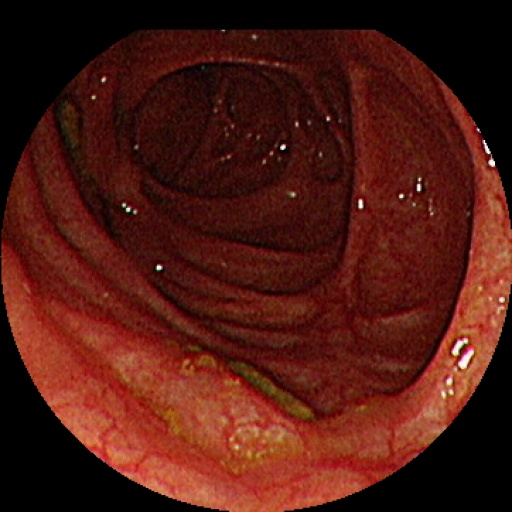
#> input picture data_sample/M0.jpg, 512 x 512 px, found by its file name
$ python verify_model.py
#> lines starting #> are read from the running program, lines starting #| are printed output that depends on the picture
### src/features.py

import numpy as np
import cv2

def first_order_features(gray_img):
    """
    Extracts first-order texture features from a grayscale image.
    Returns a list: [mean, variance, skewness, kurtosis, energy, entropy]
    """
    flat = gray_img.flatten()
    # Normalize to 0-255 integers if not already? assuming input is uint8 or similar range
    # The notebook code assumes flat is discrete values for bincount

    # Check if image needs casting
    if flat.dtype.kind == 'f':
        # If float, maybe map to 0-255? The notebook does this in main:
        # gray = (gray * 255).astype(np.uint8)
        # We assume input is already suitable for bincount (int)
        pass

    hist = np.bincount(flat, minlength=256) / len(flat)
    indices = np.arange(256)
    mean = np.sum(indices * hist)
    variance = np.sum((indices - mean)**2 * hist)

    if variance == 0:
        skewness = 0
        kurtosis = 0
    else:
        skewness = np.sum(((indices - mean) / np.sqrt(variance))**3 * hist)
        kurtosis = np.sum(((indices - mean) / np.sqrt(variance))**4 * hist) - 3

    energy = np.sum(hist**2)
    # Avoid log(0)
    entropy = -np.sum(hist * np.log2(hist + (hist == 0)))

    return [mean, variance, skewness, kurtosis, energy, entropy]

def calculate_glcm(gray_img, dx, dy, levels):
    """
    Computes the GLCM for a given direction (dx, dy).
    """
    glcm = np.zeros((levels, levels), dtype=np.float64)
    height, width = gray_img.shape

    # The notebook implementation of GLCM
    start_i = max(0, -dy)
    end_i = height - max(0, dy)
    start_j = max(0, -dx)
    end_j = width - max(0, dx)

    for i in range(start_i, end_i):
        for j in range(start_j, end_j):
            i2 = i + dy
            j2 = j + dx
            val1 = gray_img[i, j]
            val2 = gray_img[i2, j2]
            glcm[val1, val2] += 1

    glcm += glcm.T
    total = glcm.sum()
    if total > 0:
        glcm /= total
    return glcm

def glcm_features(glcm_avg, levels):
    """
    Extracts 14 GLCM features from the averaged GLCM matrix.
    """
    p = glcm_avg
    i, j = np.ogrid[0:levels, 0:levels]
    p_x = np.sum(p, axis=1)
    p_y = np.sum(p, axis=0)

    mu_x = np.sum(i[:, 0] * p_x)
    mu_y = np.sum(j[0, :] * p_y)

    sigma_x_sq = np.sum((i[:, 0] - mu_x)**2 * p_x)
    sigma_y_sq = np.sum((j[0, :] - mu_y)**2 * p_y)

    sigma_x = np.sqrt(sigma_x_sq)
    sigma_y = np.sqrt(sigma_y_sq)

    # 1. ASM
    asm = np.sum(p ** 2)

    # 2. Contrast
    contrast = np.sum(p * (i - j)**2)

    # 3. Correlation
    if sigma_x * sigma_y == 0:
        correlation = 1
    else:
        correlation = np.sum(p * (i - mu_x) * (j - mu_y)) / (sigma_x * sigma_y)

    # 4. Variance
    variance = np.sum(p * (i - mu_x)**2)

    # 5. IDM / Homogeneity
    idm = np.sum(p / (1 + (i - j)**2))

    # Helpers for sum/diff features
    max_sum = 2 * (levels - 1)
    p_xplusy = np.zeros(max_sum + 1)
    for ii in range(levels):
        for jj in range(levels):
            p_xplusy[ii + jj] += p[ii, jj]

    # 6. Sum Average
    sum_avg = np.sum(np.arange(max_sum + 1) * p_xplusy)

    # 7. Sum Variance
    sum_var = np.sum((np.arange(max_sum + 1) - sum_avg)**2 * p_xplusy)

    # 8. Sum Entropy
    sum_ent = -np.sum(p_xplusy * np.log2(p_xplusy + (p_xplusy == 0)))

    # 9. Entropy
    ent = -np.sum(p * np.log2(p + (p == 0)))

    # Helper for diff features
    max_diff = levels - 1
    p_xminusy = np.zeros(max_diff + 1)
    for ii in range(levels):
        for jj in range(levels):
            p_xminusy[abs(ii - jj)] += p[ii, jj]

    # 10. Difference Variance
    diff_mean = np.sum(np.arange(max_diff + 1) * p_xminusy)
    diff_var = np.sum(np.arange(max_diff + 1)**2 * p_xminusy) - diff_mean**2

    # 11. Difference Entropy
    diff_ent = -np.sum(p_xminusy * np.log2(p_xminusy + (p_xminusy == 0)))

    # 12. IMC1, 13. IMC2
    HX = -np.sum(p_x * np.log2(p_x + (p_x == 0)))
    HY = -np.sum(p_y * np.log2(p_y + (p_y == 0)))
    HXY = ent

    # Small epsilon to avoid log(0) in cross terms if needed, though + 1e-10 is used in notebook
    HXY1 = -np.sum(p * np.log2(p_x[:, np.newaxis] * p_y[np.newaxis, :] + 1e-10))
    HXY2 = -np.sum(p_x[:, np.newaxis] * p_y[np.newaxis, :] * np.log2(p_x[:, np.newaxis] * p_y[np.newaxis, :] + 1e-10))

    if max(HX, HY) == 0:
        imc1 = 0
    else:
        imc1 = (HXY - HXY1) / max(HX, HY)

    # Validating sqrt content for IMC2
    imc2_term = 1 - np.exp(-2 * (HXY2 - HXY))
    imc2 = np.sqrt(max(0, imc2_term))

    # 14. MCC
    # Construct Q matrix
    Q = np.zeros((levels, levels))
    # Handling division by zero if p_x is 0
    with np.errstate(divide='ignore', invalid='ignore'):
         for ii in range(levels):
            if p_x[ii] == 0:
                continue
            for jj in range(levels):
                Q[ii, jj] = np.dot(p[ii, :], p[jj, :] / (p_x + 1e-10)) / p_x[ii]

    eigs = np.linalg.eigvals(Q)
    # Sort eigenvalues
    sorted_eigs = np.sort(np.real(eigs))[::-1]

    mcc = np.sqrt(sorted_eigs[1]) if len(sorted_eigs) > 1 and sorted_eigs[1] >= 0 else 0

    return [asm, contrast, correlation, variance, idm, sum_avg, sum_var, sum_ent, ent, diff_var, diff_ent, imc1, imc2, mcc]


def _quantize_to_levels(gray_u8, levels):
    """Map uint8 [0..255] -> uint8 [0..levels-1]."""
    if levels <= 1:
        return np.zeros_like(gray_u8, dtype=np.uint8)
    # Use floor mapping for stable bins
    q = (gray_u8.astype(np.int32) * levels) // 256
    q = np.clip(q, 0, levels - 1).astype(np.uint8)
    return q

def _average_glcm_over_offsets(patch_q, offsets, levels):
    """Average symmetric GLCM over a list of (dx,dy) offsets."""
    glcms = []
    for dx, dy in offsets:
        glcms.append(calculate_glcm(patch_q, dx=dx, dy=dy, levels=levels))
    glcm_avg = np.mean(glcms, axis=0) if len(glcms) else np.zeros((levels, levels), dtype=np.float64)
    # Re-normalize
    s = glcm_avg.sum()
    if s > 0:
        glcm_avg = glcm_avg / s
    return glcm_avg

# [51 lines left out: function texture_feature_maps, not called in this run]

def extract_refined_features(gray_img, levels=32):
    """
    Extracts the 'Significant 5' texture features identified in research
    as highly correlated with Mayo Endoscopic Score (MES).

    Features: Contrast, Homogeneity, Entropy (First-order), Energy, ASM.
    Standardized GLCM: distances=[1], angles=[0, 45, 90, 135], levels=32.
    """
    # 1. First Order
    fo_vals = first_order_features(gray_img)
    fo_map = dict(zip(['Mean', 'Variance', 'Skewness', 'Kurtosis', 'Energy', 'Entropy'], fo_vals))

    # 2. GLCM
    gray_quant = _quantize_to_levels(gray_img, levels)
    # 0, 45, 90, 135 offsets at distance 1
    offsets = [(1, 0), (1, -1), (0, -1), (-1, -1)]
    glcm_avg = _average_glcm_over_offsets(gray_quant, offsets, levels)
    gl_vals = glcm_features(glcm_avg, levels)
    gl_map = dict(zip(['ASM', 'Contrast', 'Correlation', 'Variance_GLCM', 'Homogeneity',
                      'Sum_Average', 'Sum_Variance', 'Sum_Entropy', 'Entropy_GLCM',
                      'Difference_Variance', 'Difference_Entropy', 'IMC1', 'IMC2', 'MCC'], gl_vals))

    # Consolidate into Refined Set
    refined = {
        "Contrast": gl_map["Contrast"],
        "Homogeneity": gl_map["Homogeneity"],
        "Entropy": fo_map["Entropy"],
        "Energy": fo_map["Energy"],
        "ASM": gl_map["ASM"],
        "Correlation": gl_map["Correlation"],
        "Entropy_GLCM": gl_map["Entropy_GLCM"]  # Highly monotonic predictor for MES stages
    }

    return refined

# [24 lines left out: function extract_all_features, not called in this run]

# --- Heatmap Generation ---
from skimage.filters.rank import entropy
from skimage.morphology import disk
from scipy.ndimage import generic_filter


# [51 lines left out: function generate_texture_heatmap, not called in this run]

### src/analytics.py

import pandas as pd
import numpy as np

# [50 lines left out: functions smooth_video_features, calculate_transition_thresholds, not called in this run]

def calculate_mes_probability(feats, baselines):
    """
    Calculates a probability score (0.0 - 1.0) representing the likelihood of
    active inflammation (MES 1-3) based on distance from known baselines.

    Uses weighted contribution from the most reliable monotonic predictors.
    """
    m0 = baselines.get("M0 (Normal)", {})
    m3 = baselines.get("M3 (Severe)", {})

    if not m0 or not m3:
        return 0.5 # Default fallback

    # Weights for predictors (based on benchmark monotonicity)
    weights = {
        "Entropy": 0.35,
        "Entropy_GLCM": 0.35,
        "Contrast": 0.20,
        "Homogeneity": 0.10
    }

    total_score = 0.0
    total_weight = 0.0

    for feat, weight in weights.items():
        if feat in feats and feat in m0 and feat in m3:
            val = feats[feat]
            low = m0[feat]
            high = m3[feat]

            # Normalize feature value to 0-1 based on baseline range
            # Note: Homogeneity decreases, so we invert it
            if feat == "Homogeneity":
                # high (M3) is lower than low (M0)
                norm_val = (low - val) / (low - high + 1e-5)
            else:
                norm_val = (val - low) / (high - low + 1e-5)

            # Clamp and accumulate
            norm_val = max(0.0, min(1.0, norm_val))
            total_score += norm_val * weight
            total_weight += weight

    if total_weight == 0:
        return 0.0

    return total_score / total_weight

# [67 lines left out: functions classify_mes_level, detect_change_points, not called in this run]

### scripts/verify_model.py

import cv2
import sys
import os
import pandas as pd

# Add src to path
sys.path.append(os.path.abspath("src"))
from features import extract_refined_features
from analytics import calculate_mes_probability

MAYO_BASELINES = {
    "M0 (Normal)": {
        "Contrast": 1.15, "Homogeneity": 0.79, "Entropy": 6.11,
        "Energy": 0.047, "ASM": 0.073, "Correlation": 0.97,
        "Entropy_GLCM": 5.08
    },
    "M3 (Severe)": {
        "Contrast": 2.10, "Homogeneity": 0.73, "Entropy": 6.51,
        "Energy": 0.038, "ASM": 0.055, "Correlation": 0.96,
        "Entropy_GLCM": 5.79
    }
}

def main():
    samples = ["M0.jpg", "M1.jpg", "M2.jpg", "M3.jpg"]
    data_dir = "data_sample"

    print("Verification of Probability Model:")
    print("-" * 40)
    for sample in samples:
        path = os.path.join(data_dir, sample)
        img = cv2.imread(path)
#> img is the input picture: shape (512, 512, 3); mean B, G, R 17.4, 25.8, 79
        if img is None: continue

        gray = cv2.cvtColor(img, cv2.COLOR_BGR2GRAY)
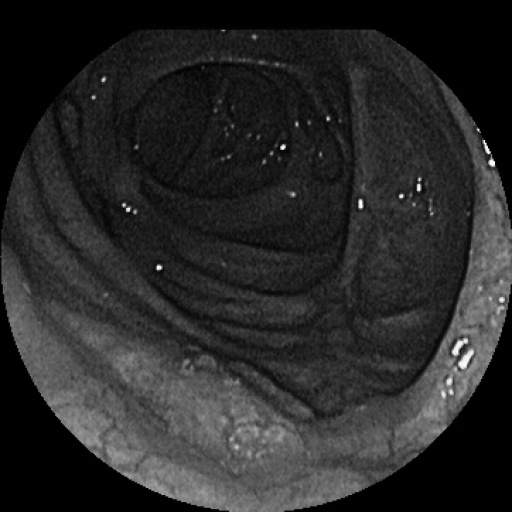
#> gray: shape (512, 512); min 0, max 254, mean 40.8
        feats = extract_refined_features(gray)
#> in first_order_features, `hist = np.bincount(flat, minlength=256) / len(flat)`: hist = 256 values, max 0.198 at index 0, min 0 at index 255, mean 0.00391
#> in first_order_features, `mean = np.sum(indices * hist)`: mean = 40.77
#> in first_order_features, `variance = np.sum((indices - mean)**2 * hist)`: variance = 1314.7
#> in first_order_features, `skewness = np.sum(((indices - mean) / np.sqrt(variance))**3 * hist)`: skewness = 1
#> in first_order_features, `kurtosis = np.sum(((indices - mean) / np.sqrt(variance))**4 * hist) - 3`: kurtosis = 0.928
#> in first_order_features, `energy = np.sum(hist**2)`: energy = 0.0472
#> in first_order_features, `entropy = -np.sum(hist * np.log2(hist + (hist == 0)))`: entropy = 6.11
#> in extract_refined_features, `fo_vals = first_order_features(gray_img)`: fo_vals = [40.77, 1314.7, 1, 0.928, 0.0472, 6.11]
#> in extract_refined_features, `fo_map = dict(zip(['Mean', 'Variance', 'Skewness', 'Kurtosis', 'Energy..`: fo_map = {'Mean': 40.77, 'Variance': 1314.7, 'Skewness': 1, 'Kurtosis': 0.928, 'Energy': 0.0472, 'Entropy': 6.11}
#> after the loop in _average_glcm_over_offsets, `for dx, dy in offsets:`: glcms = 4 items
#> in _average_glcm_over_offsets, `glcm_avg = np.mean(glcms, axis=0) if len(glcms) else np.zeros((levels,..`:
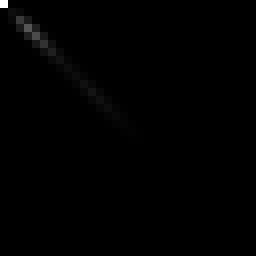
#> glcm_avg: shape (32, 32) float64 (shown 8 times larger); min 0, max 0.225, mean 0.000977; drawn with min black and max white
#> in _average_glcm_over_offsets, `s = glcm_avg.sum()`: s = 1
#> in glcm_features, `p_x = np.sum(p, axis=1)`: p_x = 32 values, max 0.228 at index 0, min 0.000138 at index 25, mean 0.0312
#> in glcm_features, `p_y = np.sum(p, axis=0)`: p_y has the same summary as p_x
#> in glcm_features, `mu_x = np.sum(i[:, 0] * p_x)`: mu_x = 4.76
#> in glcm_features, `sigma_x_sq = np.sum((i[:, 0] - mu_x)**2 * p_x)`: sigma_x_sq = 19.68
#> in glcm_features, `sigma_x = np.sqrt(sigma_x_sq)`: sigma_x = 4.44
#> in glcm_features, `asm = np.sum(p ** 2)`: asm = 0.0732
#> in glcm_features, `contrast = np.sum(p * (i - j)**2)`: contrast = 1.15
#> in glcm_features, `correlation = np.sum(p * (i - mu_x) * (j - mu_y)) / (sigma_x * sigma_y)`: correlation = 0.971
#> in glcm_features, `variance = np.sum(p * (i - mu_x)**2)`: variance = 19.68
#> in glcm_features, `idm = np.sum(p / (1 + (i - j)**2))`: idm = 0.792
#> after the loop in glcm_features, `for ii in range(levels):`: p_xplusy = 63 values, max 0.225 at index 0, min 2.77e-05 at index 62, mean 0.0159
#> in glcm_features, `sum_avg = np.sum(np.arange(max_sum + 1) * p_xplusy)`: sum_avg = 9.53
#> in glcm_features, `sum_var = np.sum((np.arange(max_sum + 1) - sum_avg)**2 * p_xplusy)`: sum_var = 77.55
#> in glcm_features, `sum_ent = -np.sum(p_xplusy * np.log2(p_xplusy + (p_xplusy == 0)))`: sum_ent = 4.38
#> in glcm_features, `ent = -np.sum(p * np.log2(p + (p == 0)))`: ent = 5.08
#> after the loop in glcm_features, `for ii in range(levels):`: p_xminusy = 32 values, max 0.624 at index 0, min 1.91e-06 at index 30, mean 0.0313
#> in glcm_features, `diff_mean = np.sum(np.arange(max_diff + 1) * p_xminusy)`: diff_mean = 0.491
#> in glcm_features, `diff_var = np.sum(np.arange(max_diff + 1)**2 * p_xminusy) - diff_mean**2`: diff_var = 0.907
#> in glcm_features, `diff_ent = -np.sum(p_xminusy * np.log2(p_xminusy + (p_xminusy == 0)))`: diff_ent = 1.29
#> in glcm_features, `HX = -np.sum(p_x * np.log2(p_x + (p_x == 0)))`: HX = 3.63
#> in glcm_features, `HXY = ent`: HXY = 5.08
#> in glcm_features, `HXY1 = -np.sum(p * np.log2(p_x[:, np.newaxis] * p_y[np.newaxis, :] + 1..`: HXY1 = 7.26
#> in glcm_features, `imc1 = (HXY - HXY1) / max(HX, HY)`: imc1 = -0.599
#> in glcm_features, `imc2_term = 1 - np.exp(-2 * (HXY2 - HXY))`: imc2_term = 0.987
#> in glcm_features, `imc2 = np.sqrt(max(0, imc2_term))`: imc2 = 0.994
#> after the loop in glcm_features, `for ii in range(levels):`:
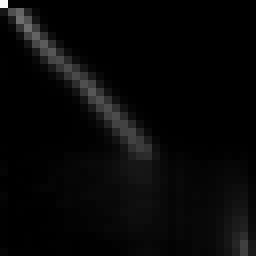
#> Q: shape (32, 32) float64 (shown 8 times larger); min 2.17e-06, max 0.976, mean 0.0312
#> in glcm_features, `eigs = np.linalg.eigvals(Q)`: eigs = 32 values, max 1 at index 0, min 0.000142 at index 30, mean 0.236
#> in glcm_features, `sorted_eigs = np.sort(np.real(eigs))[::-1]`: sorted_eigs = 32 values, max 1 at index 0, min 0.000142 at index 31, mean 0.236
#> in glcm_features, `mcc = np.sqrt(sorted_eigs[1]) if len(sorted_eigs) > 1 and sorted_eigs[..`: mcc = 0.986
#> in extract_refined_features, `gl_vals = glcm_features(glcm_avg, levels)`: gl_vals = [0.0732, 1.15, 0.971, 19.68, 0.792, 9.53, 77.55, 4.38, 5.08, 0.907, 1.29, -0.599, 0.994, 0.986]
#> in extract_refined_features, `gl_map = dict(zip(['ASM', 'Contrast', 'Correlation', 'Variance_GLCM', ..`: gl_map = 14 items
#> in extract_refined_features, `refined = { "Contrast": gl_map["Contrast"], "Homogeneity": gl_map["Hom..`: refined = {'Contrast': 1.15, 'Homogeneity': 0.792, 'Entropy': 6.11, 'Energy': 0.0472, 'ASM': 0.0732, 'Correlation': 0.971, 'Entropy_GLCM': 5.08}
#> feats has the same summary as refined in extract_refined_features
        prob = calculate_mes_probability(feats, MAYO_BASELINES)
#> the loop in calculate_mes_probability, `for feat, weight in weights.items():` made 4 passes
#> (val, norm_val, total_score) on passes 1 to 4: (6.11, 0, 0), (5.08, 0.0031, 0.00109), (1.15, 0, 0.00109), (0.792, 0, 0.00109)
#> after the loop in calculate_mes_probability, `for feat, weight in weights.items():`: total_score = 0.00109; total_weight = 1
#> prob = 0.00109

        print(f"Sample: {sample}")
        print(f"  - Entropy: {feats['Entropy']:.3f}")
#|   - Entropy: 6.110
        print(f"  - Entropy_GLCM: {feats['Entropy_GLCM']:.3f}")
#|   - Entropy_GLCM: 5.082
        print(f"  - Contrast: {feats['Contrast']:.3f}")
#|   - Contrast: 1.148
        print(f"  - Homogeneity: {feats['Homogeneity']:.3f}")
#|   - Homogeneity: 0.792
        print(f"  => Probability: {prob*100:.1f}%")
#|   => Probability: 0.1%
        print("-" * 40)
#> pass 2 of the loop in main, `for sample in samples:`:
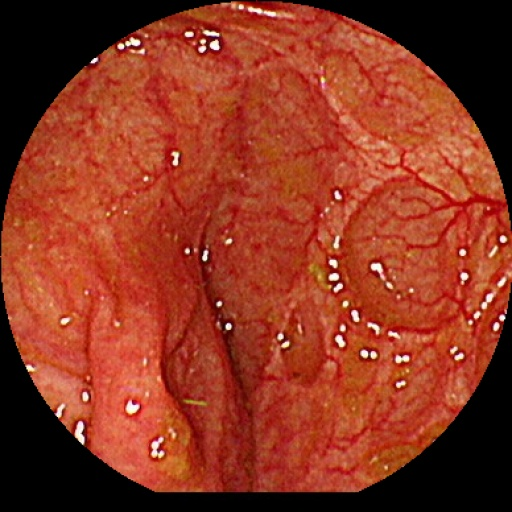
#> input picture data_sample/M1.jpg, 512 x 512 px, found by its file name
#> in main, img is the input picture: shape (512, 512, 3); mean B, G, R 32.7, 53.5, 140.2
#> in main, `gray = cv2.cvtColor(img, cv2.COLOR_BGR2GRAY)`:
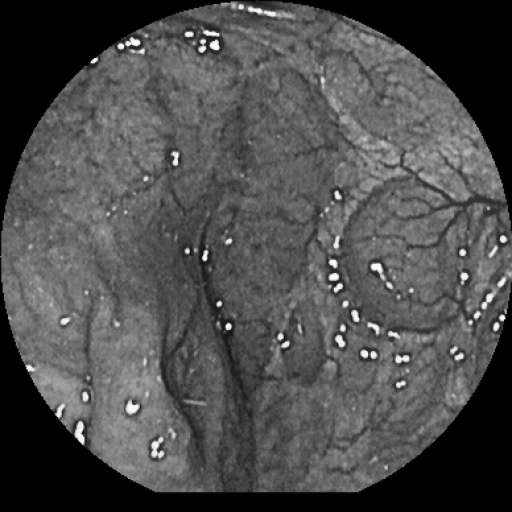
#> gray: shape (512, 512); min 0, max 254, mean 77
#> p_x = 32 values, max 0.219 at index 0, min 0.000578 at index 31, mean 0.0312
#> p_y has the same summary as p_x
#> mu_x = 9.31
#> sigma_x_sq = 33.88
#> sigma_x = 5.82
#> asm = 0.0626
#> contrast = 2.46
#> correlation = 0.964
#> in glcm_features (call 2), `variance = np.sum(p * (i - mu_x)**2)`: variance = 33.88
#> idm = 0.718
#> after the loop in glcm_features (call 2), `for ii in range(levels):`: p_xplusy = 63 values, max 0.217 at index 0, min 0.000224 at index 62, mean 0.0159
#> sum_avg = 18.62
#> sum_var = 133
#> sum_ent = 4.44
#> ent = 5.51
#> after the loop in glcm_features (call 2), `for ii in range(levels):`: p_xminusy = 32 values, max 0.529 at index 0, min 0 at index 27, mean 0.0312
#> diff_mean = 0.753
#> diff_var = 1.89
#> diff_ent = 1.66
#> HX = 3.67
#> HXY = 5.51
#> HXY1 = 7.34
#> imc1 = -0.498
#> imc2_term = 0.974
#> imc2 = 0.987
#> after the loop in glcm_features (call 2), `for ii in range(levels):`:
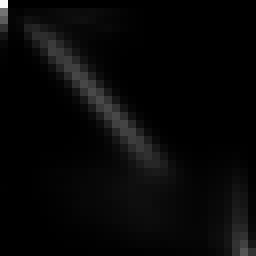
#> Q: shape (32, 32) float64 (shown 8 times larger); min 1.12e-06, max 0.981, mean 0.0312
#> eigs = 32 values, max 1 at index 0, min 1.31e-05 at index 29, mean 0.189
#> sorted_eigs = 32 values, max 1 at index 0, min 1.31e-05 at index 31, mean 0.189
#> mcc = 0.99
#> feats = {'Contrast': 2.46, 'Homogeneity': 0.718, 'Entropy': 6.18, 'Energy': 0.0433, 'ASM': 0.0626, 'Correlation': 0.964, 'Entropy_GLCM': 5.51}
#> the loop in calculate_mes_probability (call 2), `for feat, weight in weights.items():` made 4 passes
#> (val, norm_val, total_score) on passes 1 to 4: (6.18, 0.182, 0.0637), (5.51, 0.612, 0.278), (2.46, 1, 0.478), (0.718, 1, 0.578)
#> prob = 0.578
#|   - Entropy: 6.183
#|   - Entropy_GLCM: 5.514
#|   - Contrast: 2.458
#|   - Homogeneity: 0.718
#|   => Probability: 57.8%
#> pass 3 of the loop in main, `for sample in samples:`:
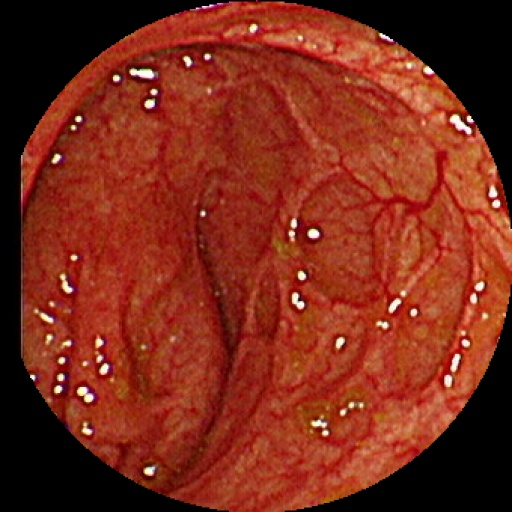
#> input picture data_sample/M2.jpg, 512 x 512 px, found by its file name
#> in main, img is the input picture: shape (512, 512, 3); mean B, G, R 24.9, 42.2, 123.5
#> in main, `gray = cv2.cvtColor(img, cv2.COLOR_BGR2GRAY)`:
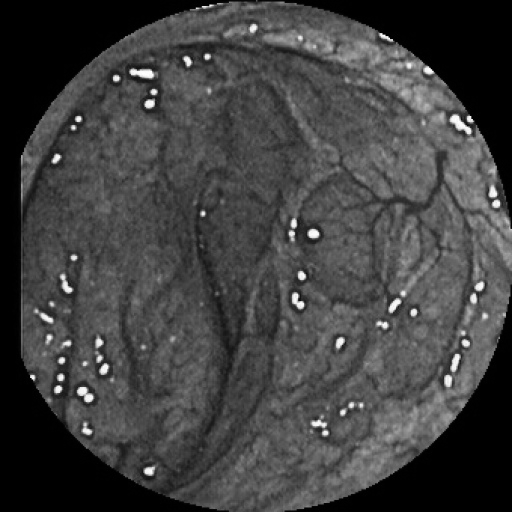
#> gray: shape (512, 512); min 0, max 255, mean 64.5
#> p_x = 32 values, max 0.219 at index 0, min 0.000658 at index 26, mean 0.0312
#> p_y has the same summary as p_x
#> mu_x = 7.74
#> sigma_x_sq = 26.65
#> sigma_x = 5.16
#> asm = 0.0661
#> contrast = 2.16
#> correlation = 0.96
#> in glcm_features (call 3), `variance = np.sum(p * (i - mu_x)**2)`: variance = 26.65
#> idm = 0.744
#> after the loop in glcm_features (call 3), `for ii in range(levels):`: p_xplusy = 63 values, max 0.217 at index 0, min 0.000319 at index 50, mean 0.0159
#> sum_avg = 15.48
#> sum_var = 104.4
#> sum_ent = 4.38
#> ent = 5.33
#> after the loop in glcm_features (call 3), `for ii in range(levels):`: p_xminusy = 32 values, max 0.563 at index 0, min 9.57e-07 at index 31, mean 0.0312
#> diff_mean = 0.673
#> diff_var = 1.7
#> diff_ent = 1.55
#> HX = 3.61
#> HXY = 5.33
#> HXY1 = 7.22
#> imc1 = -0.522
#> imc2_term = 0.977
#> imc2 = 0.988
#> after the loop in glcm_features (call 3), `for ii in range(levels):`:
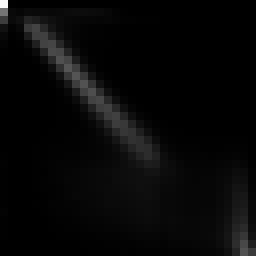
#> Q: shape (32, 32) float64 (shown 8 times larger); min 7.47e-06, max 0.981, mean 0.0312
#> eigs = 32 values, max 1 at index 0, min 2.51e-06 at index 29, mean 0.202
#> sorted_eigs = 32 values, max 1 at index 0, min 2.51e-06 at index 31, mean 0.202
#> feats = {'Contrast': 2.16, 'Homogeneity': 0.744, 'Entropy': 6.13, 'Energy': 0.0436, 'ASM': 0.0661, 'Correlation': 0.96, 'Entropy_GLCM': 5.33}
#> prob = 0.417
#|   - Entropy: 6.127
#|   - Entropy_GLCM: 5.335
#|   - Contrast: 2.158
#|   - Homogeneity: 0.744
#|   => Probability: 41.7%
#> the loop made 4 passes; the first 3 are shown

if __name__ == "__main__":
    main()
